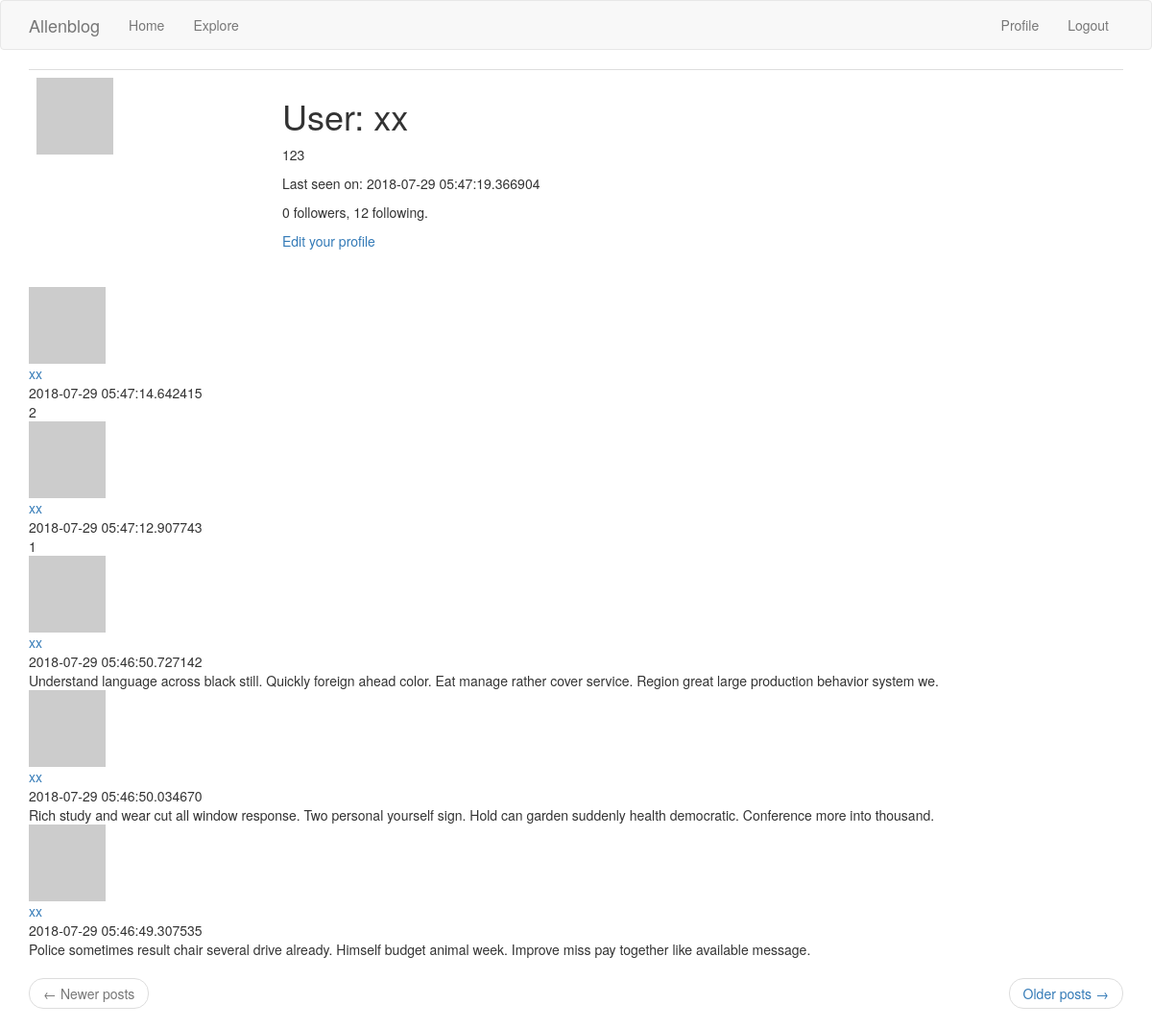
Page /user/xx/ (signed in) on the earlier database version.
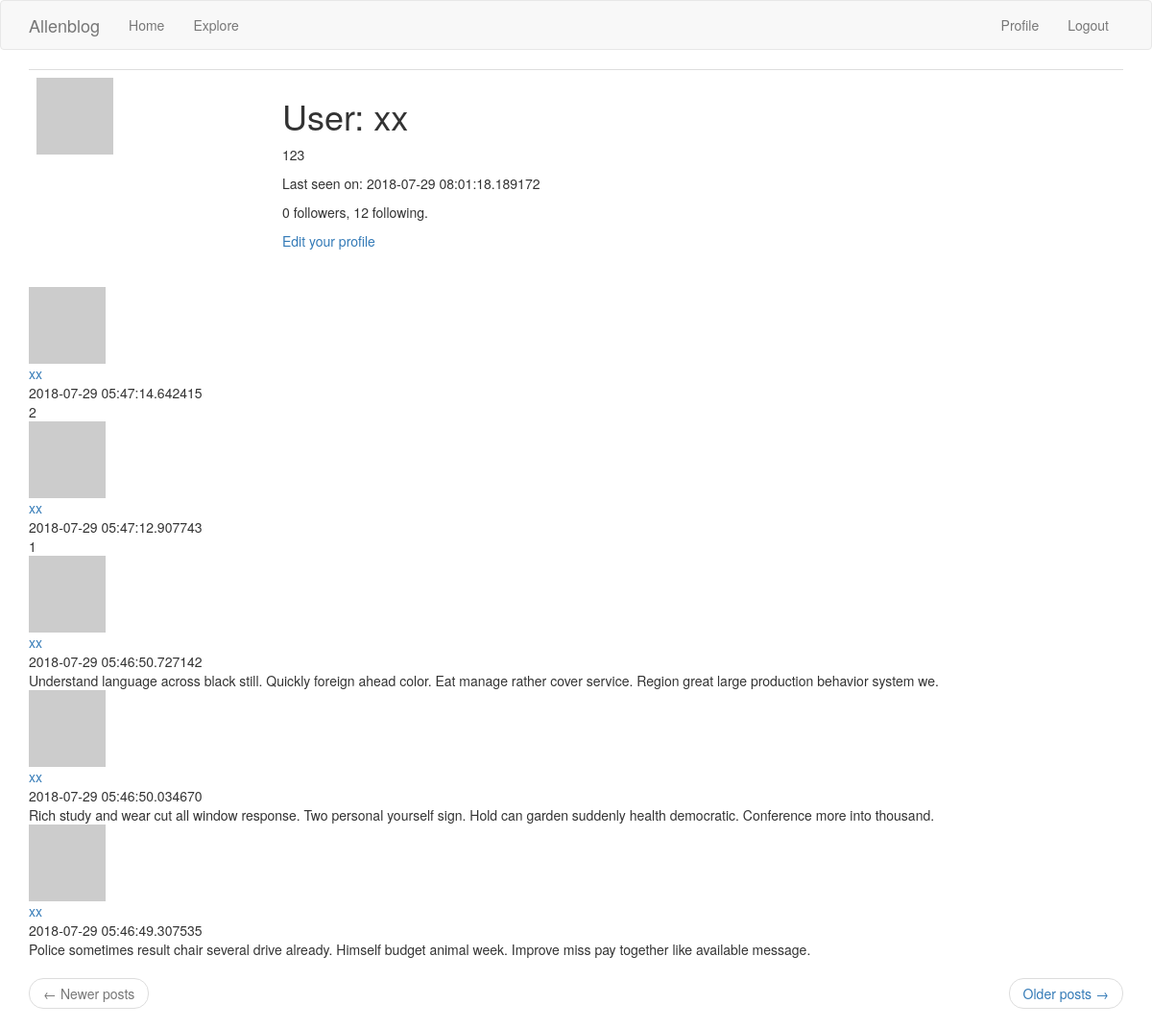
Same page on the later database version.
### app/main/models.py (models this page shows, shortened)
class User(db.Model, UserMixin):
    __tablename__ = 'user'
    id = db.Column(db.Integer, primary_key=True)
    username = db.Column(db.String(64), index=True, unique=True)
    email = db.Column(db.String(120), index=True, unique=True)
    password_hash = db.Column(db.String(128))
    posts = db.relationship('Post', backref='author', lazy='dynamic')
    about_me = db.Column(db.String(140))
    last_seen = db.Column(db.DateTime, default=datetime.utcnow)
    followed = db.relationship(
        'User', secondary=followers,
        primaryjoin=(followers.c.follower_id == id),
        secondaryjoin=(followers.c.followed_id == id),
        backref=db.backref('followers', lazy='dynamic'),
        lazy='dynamic'
    )
    def avatar(self, size):
        digest = md5(self.email.lower().encode('utf-8')).hexdigest()
        return 'https://www.gravatar.com/avatar/{}?d=identicon&s={}'.format(digest, size)

class Post(db.Model):
    __tablename__ = 'post'
    id = db.Column(db.Integer, primary_key=True)
    title = db.Column(db.String(32), index=True)
    body = db.Column(db.String(140))
    timestamp = db.Column(db.DateTime, index=True, default=datetime.utcnow)
    user_id = db.Column(db.Integer, db.ForeignKey('user.id'))

### app/main/views.py (the view)
@main.route('/user/<username>/')
@login_required
def user_profile(username):
    user = User.query.filter_by(username=username).first_or_404()
    page = request.args.get('page', 1, type=int)
    posts = user.posts.order_by(Post.timestamp.desc()).paginate(page, current_app.config['POSTS_PER_PAGE'], False)
    next_url = url_for('main.user_profile', username=user.username, page=posts.next_num) if posts.has_next else None
    prev_url = url_for('main.user_profile', username=user.username, page=posts.prev_num) if posts.has_prev else None
    return render_template('profile.html', user=user, posts=posts.items, next_url=next_url, prev_url=prev_url )

### app/main/models.py (called while the page is built)
@login_manager.user_loader
def load_user(id):
    return User.query.get(int(id))

### app/main/views.py (called while the page is built)
@main.before_request
def before_request():
    if current_user.is_authenticated:
        current_user.last_seen = datetime.utcnow()
        db.session.commit()

### app/templates/profile.html
{% extends "base.html" %}
{% block app_content %}
    <table class="table table-hover">
        <tr>
            <td width="256px"><img src="{{ user.avatar(256) }}"></td>
            <td>
                <h1>User: {{ user.username }}</h1>
                {% if user.about_me %}<p>{{ user.about_me }}</p>{% endif %}
                {% if user.last_seen %}<p>Last seen on: {{ user.last_seen }}</p>{% endif %}
                <p>{{ user.followers.count() }} followers, {{ user.followed.count() }} following.</p>
                {% if user == current_user %}
                <p><a href="{{ url_for('main.edit_profile') }}">Edit your profile</a></p>
                {% elif not current_user.is_following(user) %}
                <p><a href="{{ url_for('main.follow', username=user.username) }}">Follow</a></p>
                {% else %}
                <p><a href="{{ url_for('main.unfollow', username=user.username) }}">Unfollow</a></p>
                {% endif %}
            </td>
        </tr>
    </table>
    {% for post in posts %}
        {% include '_post.html' %}
    {% endfor %}
    <nav aria-label="...">
        <ul class="pager">
            <li class="previous{% if not prev_url %} disabled{% endif %}">
                <a href="{{ prev_url or '#' }}">
                    <span aria-hidden="true">&larr;</span> Newer posts
                </a>
            </li>
            <li class="next{% if not next_url %} disabled{% endif %}">
                <a href="{{ next_url or '#' }}">
                    Older posts <span aria-hidden="true">&rarr;</span>
                </a>
            </li>
        </ul>
    </nav>
{% endblock %}

### app/templates/base.html (shortened to what this page needs)
{% extends 'bootstrap/base.html' %}
{% block navbar %}
    <nav class="navbar navbar-default">
        <div class="container">
            <div class="navbar-header">
                <a class="navbar-brand" href="{{ url_for('main.index') }}">Allenblog</a>
            </div>
            <div class="collapse navbar-collapse" id="bs-example-navbar-collapse-1">
                <ul class="nav navbar-nav">
                    <li><a href="{{ url_for('main.index') }}">Home</a></li>
                    <li><a href="{{ url_for('main.explore') }}">Explore</a></li>
                </ul>
                <ul class="nav navbar-nav navbar-right">
                    {% if current_user.is_anonymous %}
                    <li><a href="{{ url_for('main.login') }}">Login</a></li>
                    {% else %}
                    <li><a href="{{ url_for('main.user_profile', username=current_user.username) }}">Profile</a></li>
                    <li><a href="{{ url_for('main.logout') }}">Logout</a></li>
                    {% endif %}
                </ul>
            </div>
        </div>
    </nav>
{% endblock %}
{% block content %}
    <div class="container">
        {% block app_content %}{% endblock %}
    </div>
{% endblock %}

### app/templates/_post.html (shortened to what this page needs)
<table>
    <div valign="top">
        <div><img src="{{ post.author.avatar(64) }}"></div>
        <div>
            <a href="{{ url_for('main.user_profile', username=post.author.username) }}">
                {{ post.author.username }}
            </a>
            <br>
        </div>
    </div>
</table>

Differences in the rows shown:
changed User "xx": last_seen "2018-07-29 05:47:19.366904" → "2018-07-29 08:01:18.189172"
